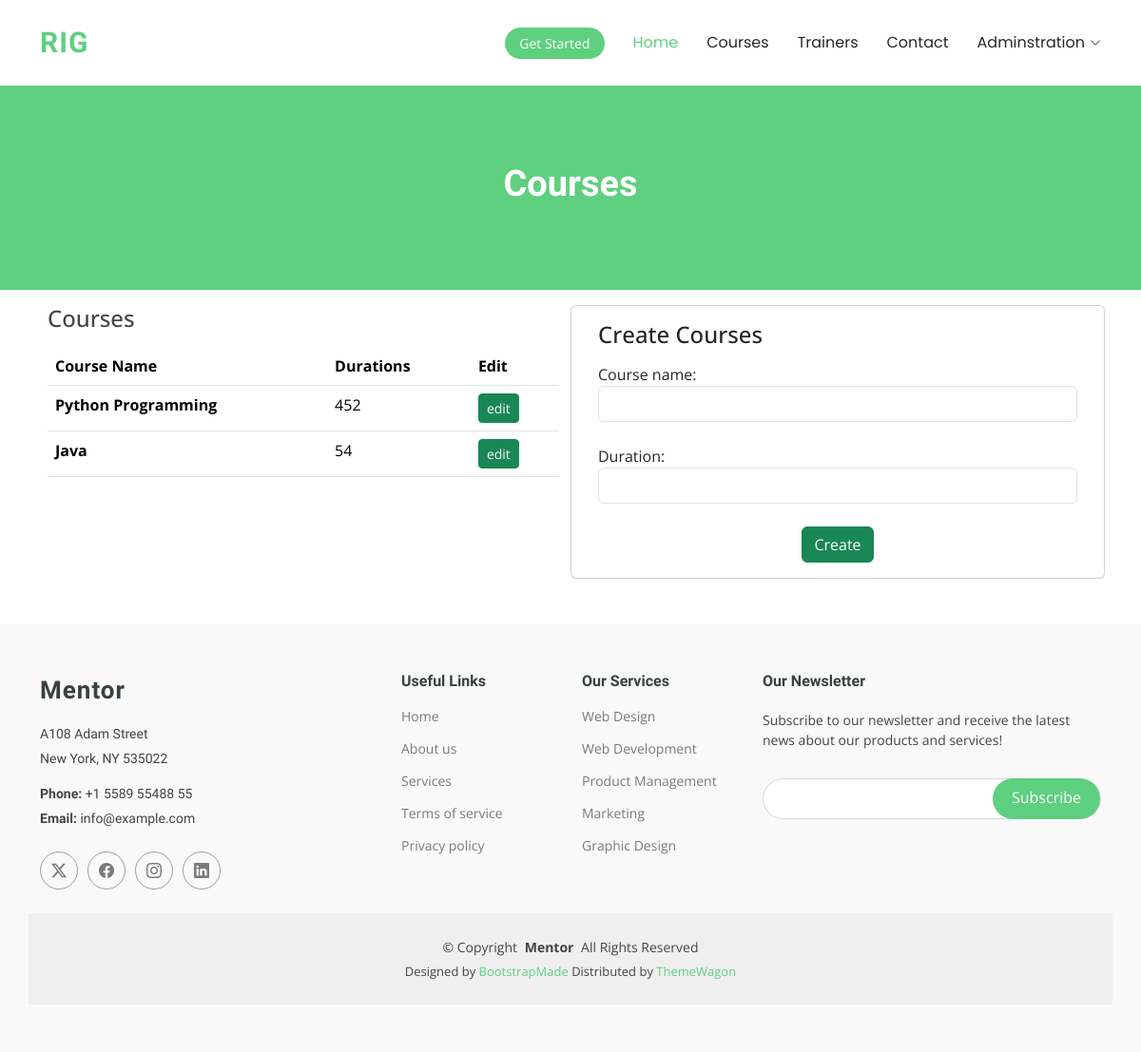
Page /courses/ on the committed database.
### myapp/models.py (models this page shows, shortened)
class Courses(models.Model):
    course_name = models.CharField(max_length=255)
    duration = models.CharField(max_length=255)
    created_at = models.DateTimeField(auto_now_add=True)
    updated_at = models.DateTimeField(auto_now=True)

### myapp/views.py (the view, shortened to what this page needs)
# urls.py: path('courses/', CoursesView.as_view(), name='CoursesView'),
class CoursesView(View):
    def get(self, request):
        fm = CourseCreateForm()
        courses = Courses.objects.all()
        context = {'fm':fm, 'courses':courses}
        return render(request, 'CoursesView.html', context)

### myapp/forms.py
class CourseCreateForm(forms.ModelForm):
    class Meta:
        model = Courses
        fields = ['course_name', 'duration']
        widgets = {
            'course_name': forms.TextInput(attrs={'class': 'form-control'}),
            'duration': forms.TextInput(attrs={'class': 'form-control'}),
        }

### templates/CoursesView.html (shortened to what this page needs)
{% extends 'base.html' %}
{% load static %}
{% block content %}
<main class="main">
    <div class="page-title" data-aos="fade">
      <div class="heading">
        <div class="container">
          <div class="row d-flex justify-content-center text-center">
            <div class="col-lg-8">
              <h1>Courses </h1>
            </div>
          </div>
        </div>
      </div>
    </div>
    <section id="contact" class="contact section">
      <div class="container" data-aos="fade-up" data-aos-delay="100">
        <div class="row gy-4 p-2">
          <div class="col-lg-6">
            <div class="mb-3 h4">Courses</div>
            <table class="table">
                <thead>
                  <tr>
                    <th scope="col">Course Name</th>
                    <th scope="col">Durations</th>
                    <th scope="col">Edit</th>
                  </tr>
                </thead>
                <tbody>
                    {% for i in courses %}
                  <tr>
                    <th scope="row"> {{i.course_name}}</th>
                    <td>{{i.duration}}</td>
                    <td><a href="#" class="btn btn-sm btn-success">edit</a></td>
                  </tr>
                  {% endfor %}
                </tbody>
              </table>
          </div>
          <div class="col-lg-6 card">
            <div class="card-body">
                <div class="card-title h4 mb-3">Create Courses</div>
            <form action="{% url 'CoursesView' %}" method="post" class="php-email-form1" enctype="multipart/form-data">{% csrf_token %}
              <div class="row gy-4">
                {{fm}}
                <div class="col-md-12 text-center">
                  <button type="submit" class="btn btn-success">Create</button>
                </div>
              </div>
            </form>
        </div>
          </div>
        </div>
      </div>
    </section>
  </main>
{% endblock content %}

### rows in the picture
Courses: course_name "Python Programming", duration "452"
Courses: course_name "Java", duration "54"
